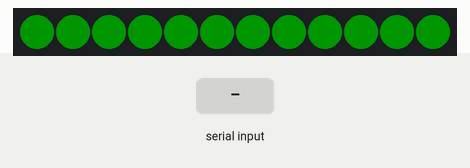
This sketch was run on a simulated Arduino Uno, built with avr-gcc and run on an emulated ATmega328P. On the bench: 12 RGB LEDs in strip order, left to right. Inputs (shaded band) come from the test bench. Dim RGB values are drawn brighter than linear; the strip is taken to match the declared colour order.

Above: at 1.2 s.
1.3 s: byte 30 received over Serial
At 2.5 s:
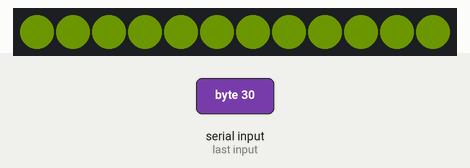
2.8 s: byte 90 received over Serial
At 3.6 s:
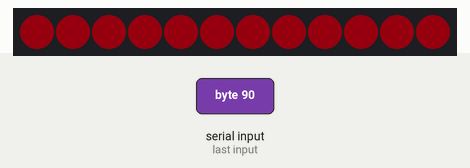
4.3 s: byte 120 received over Serial
At 4.8 s:
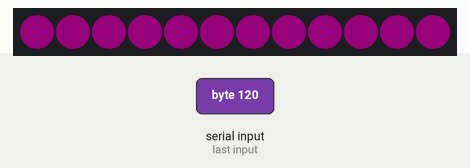
Timing chart, 0 to 7.3 s (numbered marks = the images above; inputs shaded):
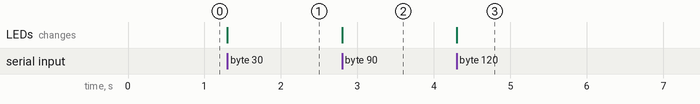

Measured:
- after the input at 1.3 s, the LEDs: change at once (image 1)
- after the input at 2.8 s, the LEDs: change at once (image 2)
- after the input at 4.3 s, the LEDs: change at once (image 3)

The sketch:

read_write_serial_slider.ino
```cpp
#include <Adafruit_NeoPixel.h>

#define DATA_PIN          6
#define NUMBER_OF_PIXELS  12

uint8_t R = 0;
uint8_t G = 0;
uint8_t B = 0;
uint8_t current = 0;


Adafruit_NeoPixel pixels = Adafruit_NeoPixel(NUMBER_OF_PIXELS, DATA_PIN,
  NEO_RGB+NEO_KHZ800);

void RGB(uint8_t hue, uint8_t* R, uint8_t* G, uint8_t* B){

  uint8_t r,g,b;

  if(hue < 43){
    // to yellow
    r = 255;
    g = 6*hue;
    b = 0;
  }
  else if(hue < 86) {
    // to green
    g = 255;
    r = (255 - 6*(hue-43));
    b = 0;
  }
  else if(hue < 129) {
    // to blue green
    g = 255;
    b = 6*(hue-86);
    r = 0;
  }
  else if(hue < 171) {
    // to blue
    b = 255;
    g = (255 - 6*(hue-129));
    r = 0;
  }
  else if(hue < 213){
    // to purple
    b = 255;
    r = 6*(hue - 171);
    g = 0;
  }
  else if(hue < 255){
    // to red
    r = 255;
    b = (255 - 6*(hue-213));
    g = 0;
  }

  *R = r;
  *G = g;
  *B = b;
}


void setup() {
  // put your setup code here, to run once:
  pinMode(2, INPUT_PULLUP);
  Serial.begin(115200);
  pixels.begin();

  // set to red on reset
  RGB(0, &R ,&G, &B);
  for(int p = 0; p<NUMBER_OF_PIXELS; p++)
    pixels.setPixelColor(p, G/12, R/12, B/12);
  pixels.show();

}

void loop() {
  // put your main code here, to run repeatedly:

  if (Serial.available()) {

    current = Serial.read();

    RGB(current, &R ,&G, &B);
    for(int p = 0; p<NUMBER_OF_PIXELS; p++)
        pixels.setPixelColor(p, G/12, R/12, B/12);


    }

    pixels.show();

  }
```
